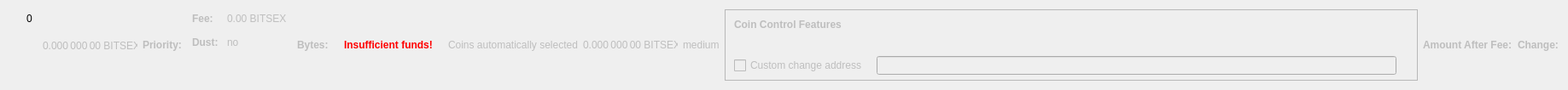
    <widget class="QWidget" name="dummyHideWidget" native="true">
     <property name="maximumSize">
      <size>
       <width>100</width>
       <height>22</height>
      </size>
     </property>
     <layout class="QHBoxLayout" name="dummyHideLayout">
      <item>
       <layout class="QFormLayout" name="formLayoutCoinControl1">
        <property name="horizontalSpacing">
         <number>10</number>
        </property>
        <property name="verticalSpacing">
         <number>14</number>
        </property>
        <property name="leftMargin">
         <number>10</number>
        </property>
        <property name="topMargin">
         <number>4</number>
        </property>
        <property name="rightMargin">
         <number>6</number>
        </property>
        <item row="0" column="1">
         <widget class="QLabel" name="labelCoinControlBytes">
          <property name="cursor">
           <cursorShape>IBeamCursor</cursorShape>
          </property>
          <property name="contextMenuPolicy">
           <enum>Qt::ActionsContextMenu</enum>
          </property>
          <property name="text">
           <string notr="true">0</string>
          </property>
          <property name="textInteractionFlags">
           <set>Qt::LinksAccessibleByMouse|Qt::TextSelectableByKeyboard|Qt::TextSelectableByMouse</set>
          </property>
         </widget>
        </item>
       </layout>
      </item>
      <item>
       <widget class="QLabel" name="labelCoinControlAfterFee">
        <property name="enabled">
         <bool>false</bool>
        </property>
        <property name="sizePolicy">
         <sizepolicy hsizetype="Fixed" vsizetype="Fixed">
          <horstretch>0</horstretch>
          <verstretch>0</verstretch>
         </sizepolicy>
        </property>
        <property name="minimumSize">
         <size>
          <width>111</width>
          <height>12</height>
         </size>
        </property>
        <property name="maximumSize">
         <size>
          <width>111</width>
          <height>12</height>
         </size>
        </property>
        <property name="cursor">
         <cursorShape>IBeamCursor</cursorShape>
        </property>
        <property name="contextMenuPolicy">
         <enum>Qt::ActionsContextMenu</enum>
        </property>
        <property name="text">
         <string notr="true">0.000 000 00 BITSEX</string>
        </property>
        <property name="textInteractionFlags">
         <set>Qt::LinksAccessibleByMouse|Qt::TextSelectableByKeyboard|Qt::TextSelectableByMouse</set>
        </property>
       </widget>
      </item>
      <item>
       <widget class="QLabel" name="labelCoinControlPriorityText">
        <property name="enabled">
         <bool>false</bool>
        </property>
        <property name="font">
         <font>
          <weight>75</weight>
          <bold>true</bold>
         </font>
        </property>
        <property name="text">
         <string>Priority:</string>
        </property>
       </widget>
      </item>
      <item>
       <layout class="QHBoxLayout" name="horizontalLayout"/>
      </item>
      <item>
       <layout class="QFormLayout" name="formLayoutCoinControl3">
        <property name="horizontalSpacing">
         <number>10</number>
        </property>
        <property name="verticalSpacing">
         <number>14</number>
        </property>
        <property name="leftMargin">
         <number>6</number>
        </property>
        <property name="topMargin">
         <number>4</number>
        </property>
        <property name="rightMargin">
         <number>6</number>
        </property>
        <item row="0" column="0">
         <widget class="QLabel" name="labelCoinControlFeeText">
          <property name="enabled">
           <bool>false</bool>
          </property>
          <property name="font">
           <font>
            <weight>75</weight>
            <bold>true</bold>
           </font>
          </property>
          <property name="text">
           <string>Fee:</string>
          </property>
          <property name="margin">
           <number>0</number>
          </property>
         </widget>
        </item>
        <item row="0" column="1">
         <widget class="QLabel" name="labelCoinControlFee">
          <property name="enabled">
           <bool>false</bool>
          </property>
          <property name="cursor">
           <cursorShape>IBeamCursor</cursorShape>
          </property>
          <property name="contextMenuPolicy">
           <enum>Qt::ActionsContextMenu</enum>
          </property>
          <property name="text">
           <string notr="true">0.00 BITSEX</string>
          </property>
          <property name="textInteractionFlags">
           <set>Qt::LinksAccessibleByMouse|Qt::TextSelectableByKeyboard|Qt::TextSelectableByMouse</set>
          </property>
         </widget>
        </item>
        <item row="1" column="0">
         <widget class="QLabel" name="labelCoinControlLowOutputText">
          <property name="enabled">
           <bool>false</bool>
          </property>
          <property name="font">
           <font>
            <weight>75</weight>
            <bold>true</bold>
           </font>
          </property>
          <property name="text">
           <string>Dust:</string>
          </property>
         </widget>
        </item>
        <item row="1" column="1">
         <widget class="QLabel" name="labelCoinControlLowOutput">
          <property name="enabled">
           <bool>false</bool>
          </property>
          <property name="cursor">
           <cursorShape>IBeamCursor</cursorShape>
          </property>
          <property name="contextMenuPolicy">
           <enum>Qt::ActionsContextMenu</enum>
          </property>
          <property name="text">
           <string>no</string>
          </property>
          <property name="textInteractionFlags">
           <set>Qt::LinksAccessibleByMouse|Qt::TextSelectableByKeyboard|Qt::TextSelectableByMouse</set>
          </property>
         </widget>
        </item>
       </layout>
      </item>
      <item>
       <widget class="QLabel" name="labelCoinControlBytesText">
        <property name="enabled">
         <bool>false</bool>
        </property>
        <property name="font">
         <font>
          <weight>75</weight>
          <bold>true</bold>
         </font>
        </property>
        <property name="text">
         <string>Bytes:</string>
        </property>
       </widget>
      </item>
      <item>
       <layout class="QFormLayout" name="formLayoutCoinControl2">
        <property name="horizontalSpacing">
         <number>10</number>
        </property>
        <property name="verticalSpacing">
         <number>14</number>
        </property>
        <property name="leftMargin">
         <number>6</number>
        </property>
        <property name="topMargin">
         <number>4</number>
        </property>
        <property name="rightMargin">
         <number>6</number>
        </property>
       </layout>
      </item>
      <item>
       <layout class="QHBoxLayout" name="horizontalLayoutCoinControl2">
        <property name="spacing">
         <number>8</number>
        </property>
        <property name="bottomMargin">
         <number>10</number>
        </property>
       </layout>
      </item>
      <item>
       <widget class="QLabel" name="labelCoinControlInsuffFunds">
        <property name="enabled">
         <bool>false</bool>
        </property>
        <property name="minimumSize">
         <size>
          <width>0</width>
          <height>0</height>
         </size>
        </property>
        <property name="font">
         <font>
          <weight>75</weight>
          <bold>true</bold>
         </font>
        </property>
        <property name="styleSheet">
         <string notr="true">color:red;font-weight:bold;</string>
        </property>
        <property name="text">
         <string>Insufficient funds!</string>
        </property>
        <property name="margin">
         <number>5</number>
        </property>
       </widget>
      </item>
      <item>
       <layout class="QFormLayout" name="formLayoutCoinControl4">
        <property name="horizontalSpacing">
         <number>10</number>
        </property>
        <property name="verticalSpacing">
         <number>14</number>
        </property>
        <property name="leftMargin">
         <number>6</number>
        </property>
        <property name="topMargin">
         <number>4</number>
        </property>
        <property name="rightMargin">
         <number>6</number>
        </property>
       </layout>
      </item>
      <item>
       <widget class="QLabel" name="labelCoinControlAutomaticallySelected">
        <property name="enabled">
         <bool>false</bool>
        </property>
        <property name="sizePolicy">
         <sizepolicy hsizetype="Fixed" vsizetype="Fixed">
          <horstretch>0</horstretch>
          <verstretch>0</verstretch>
         </sizepolicy>
        </property>
        <property name="minimumSize">
         <size>
          <width>0</width>
          <height>0</height>
         </size>
        </property>
        <property name="maximumSize">
         <size>
          <width>240</width>
          <height>16777215</height>
         </size>
        </property>
        <property name="text">
         <string>Coins automatically selected</string>
        </property>
        <property name="margin">
         <number>5</number>
        </property>
       </widget>
      </item>
      <item>
       <widget class="QLabel" name="labelCoinControlChange">
        <property name="enabled">
         <bool>false</bool>
        </property>
        <property name="sizePolicy">
         <sizepolicy hsizetype="Fixed" vsizetype="Fixed">
          <horstretch>0</horstretch>
          <verstretch>0</verstretch>
         </sizepolicy>
        </property>
        <property name="minimumSize">
         <size>
          <width>111</width>
          <height>0</height>
         </size>
        </property>
        <property name="maximumSize">
         <size>
          <width>111</width>
          <height>16777215</height>
         </size>
        </property>
        <property name="cursor">
         <cursorShape>IBeamCursor</cursorShape>
        </property>
        <property name="contextMenuPolicy">
         <enum>Qt::ActionsContextMenu</enum>
        </property>
        <property name="text">
         <string notr="true">0.000 000 00 BITSEX</string>
        </property>
        <property name="textInteractionFlags">
         <set>Qt::LinksAccessibleByMouse|Qt::TextSelectableByKeyboard|Qt::TextSelectableByMouse</set>
        </property>
       </widget>
      </item>
      <item>
       <widget class="QLabel" name="labelCoinControlPriority">
        <property name="enabled">
         <bool>false</bool>
        </property>
        <property name="cursor">
         <cursorShape>IBeamCursor</cursorShape>
        </property>
        <property name="contextMenuPolicy">
         <enum>Qt::ActionsContextMenu</enum>
        </property>
        <property name="text">
         <string>medium</string>
        </property>
        <property name="textInteractionFlags">
         <set>Qt::LinksAccessibleByMouse|Qt::TextSelectableByKeyboard|Qt::TextSelectableByMouse</set>
        </property>
       </widget>
      </item>
      <item>
       <widget class="QFrame" name="frameCoinControl">
        <property name="sizePolicy">
         <sizepolicy hsizetype="Expanding" vsizetype="Expanding">
          <horstretch>0</horstretch>
          <verstretch>0</verstretch>
         </sizepolicy>
        </property>
        <property name="maximumSize">
         <size>
          <width>16777215</width>
          <height>16777215</height>
         </size>
        </property>
        <property name="frameShape">
         <enum>QFrame::StyledPanel</enum>
        </property>
        <property name="frameShadow">
         <enum>QFrame::Sunken</enum>
        </property>
        <layout class="QVBoxLayout" name="verticalLayoutCoinControl2_2">
         <property name="spacing">
          <number>0</number>
         </property>
         <property name="leftMargin">
          <number>0</number>
         </property>
         <property name="topMargin">
          <number>0</number>
         </property>
         <property name="rightMargin">
          <number>0</number>
         </property>
         <property name="bottomMargin">
          <number>6</number>
         </property>
         <item>
          <layout class="QVBoxLayout" name="verticalLayoutCoinControl" stretch="0,0,0,1">
           <property name="spacing">
            <number>0</number>
           </property>
           <property name="leftMargin">
            <number>10</number>
           </property>
           <property name="topMargin">
            <number>10</number>
           </property>
           <item>
            <layout class="QHBoxLayout" name="horizontalLayoutCoinControl1">
             <property name="bottomMargin">
              <number>15</number>
             </property>
             <item>
              <widget class="QLabel" name="labelCoinControlFeatures">
               <property name="enabled">
                <bool>false</bool>
               </property>
               <property name="sizePolicy">
                <sizepolicy hsizetype="Preferred" vsizetype="Maximum">
                 <horstretch>0</horstretch>
                 <verstretch>0</verstretch>
                </sizepolicy>
               </property>
               <property name="font">
                <font>
                 <weight>75</weight>
                 <bold>true</bold>
                </font>
               </property>
               <property name="styleSheet">
                <string notr="true">font-weight:bold;</string>
               </property>
               <property name="text">
                <string>Coin Control Features</string>
               </property>
              </widget>
             </item>
            </layout>
           </item>
           <item>
            <widget class="QWidget" name="widgetCoinControl" native="true">
             <property name="sizePolicy">
              <sizepolicy hsizetype="Preferred" vsizetype="Preferred">
               <horstretch>0</horstretch>
               <verstretch>0</verstretch>
              </sizepolicy>
             </property>
             <property name="minimumSize">
              <size>
               <width>0</width>
               <height>0</height>
              </size>
             </property>
             <property name="styleSheet">
              <string notr="true"/>
             </property>
             <layout class="QHBoxLayout" name="horizontalLayoutCoinControl5_2">
              <property name="leftMargin">
               <number>0</number>
              </property>
              <property name="topMargin">
               <number>0</number>
              </property>
              <property name="rightMargin">
               <number>0</number>
              </property>
              <property name="bottomMargin">
               <number>0</number>
              </property>
              <item>
               <layout class="QHBoxLayout" name="horizontalLayoutCoinControl3">
                <property name="spacing">
                 <number>20</number>
                </property>
                <property name="topMargin">
                 <number>0</number>
                </property>
                <property name="bottomMargin">
                 <number>10</number>
                </property>
               </layout>
              </item>
             </layout>
            </widget>
           </item>
           <item>
            <layout class="QHBoxLayout" name="horizontalLayoutCoinControl4" stretch="0,0,0">
             <property name="spacing">
              <number>12</number>
             </property>
             <property name="sizeConstraint">
              <enum>QLayout::SetDefaultConstraint</enum>
             </property>
             <property name="topMargin">
              <number>5</number>
             </property>
             <property name="rightMargin">
              <number>5</number>
             </property>
             <item>
              <widget class="QCheckBox" name="checkBoxCoinControlChange">
               <property name="enabled">
                <bool>false</bool>
               </property>
               <property name="toolTip">
                <string>If this is activated, but the change address is empty or invalid, change will be sent to a newly generated address.</string>
               </property>
               <property name="text">
                <string>Custom change address</string>
               </property>
              </widget>
             </item>
             <item>
              <widget class="QValidatedLineEdit" name="lineEditCoinControlChange">
               <property name="enabled">
                <bool>false</bool>
               </property>
               <property name="sizePolicy">
                <sizepolicy hsizetype="Expanding" vsizetype="Fixed">
                 <horstretch>0</horstretch>
                 <verstretch>0</verstretch>
                </sizepolicy>
               </property>
              </widget>
             </item>
             <item>
              <widget class="QLabel" name="labelCoinControlChangeLabel_2">
               <property name="sizePolicy">
                <sizepolicy hsizetype="Preferred" vsizetype="Expanding">
                 <horstretch>0</horstretch>
                 <verstretch>0</verstretch>
                </sizepolicy>
               </property>
               <property name="minimumSize">
                <size>
                 <width>0</width>
                 <height>0</height>
                </size>
               </property>
               <property name="text">
                <string/>
               </property>
               <property name="margin">
                <number>3</number>
               </property>
              </widget>
             </item>
            </layout>
           </item>
           <item>
            <spacer name="verticalSpacerCoinControl">
             <property name="orientation">
              <enum>Qt::Vertical</enum>
             </property>
             <property name="sizeHint" stdset="0">
              <size>
               <width>800</width>
               <height>1</height>
              </size>
             </property>
            </spacer>
           </item>
          </layout>
         </item>
        </layout>
       </widget>
      </item>
      <item>
       <widget class="QLabel" name="labelCoinControlAfterFeeText">
        <property name="enabled">
         <bool>false</bool>
        </property>
        <property name="minimumSize">
         <size>
          <width>0</width>
          <height>0</height>
         </size>
        </property>
        <property name="maximumSize">
         <size>
          <width>16777215</width>
          <height>16777215</height>
         </size>
        </property>
        <property name="font">
         <font>
          <weight>75</weight>
          <bold>true</bold>
         </font>
        </property>
        <property name="text">
         <string>Amount After Fee:</string>
        </property>
        <property name="alignment">
         <set>Qt::AlignLeading|Qt::AlignLeft|Qt::AlignVCenter</set>
        </property>
        <property name="margin">
         <number>0</number>
        </property>
       </widget>
      </item>
      <item>
       <widget class="QLabel" name="labelCoinControlChangeText">
        <property name="enabled">
         <bool>false</bool>
        </property>
        <property name="sizePolicy">
         <sizepolicy hsizetype="Preferred" vsizetype="Preferred">
          <horstretch>0</horstretch>
          <verstretch>0</verstretch>
         </sizepolicy>
        </property>
        <property name="minimumSize">
         <size>
          <width>0</width>
          <height>0</height>
         </size>
        </property>
        <property name="maximumSize">
         <size>
          <width>16777215</width>
          <height>16777215</height>
         </size>
        </property>
        <property name="font">
         <font>
          <weight>75</weight>
          <bold>true</bold>
         </font>
        </property>
        <property name="text">
         <string>Change:</string>
        </property>
        <property name="alignment">
         <set>Qt::AlignLeading|Qt::AlignLeft|Qt::AlignVCenter</set>
        </property>
       </widget>
      </item>
     </layout>
    </widget>
